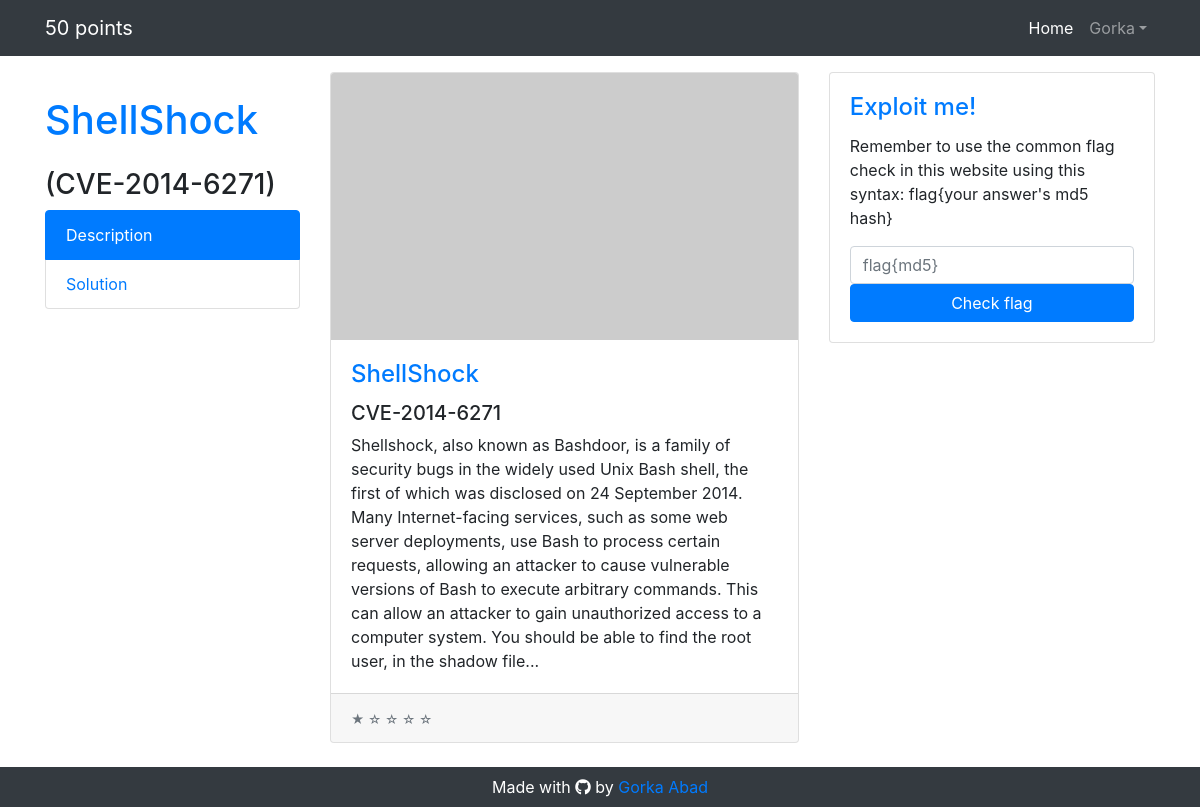
/index/container.php?cve=CVE-2014-6271 (signed in), run on the app's committed database.
### tables this page shows
CREATE TABLE `container` (
  `id_container` int(11) NOT NULL,
  `cve_container` varchar(45) NOT NULL,
  `name_container` varchar(100) NOT NULL,
  `description_container` varchar(1000) NOT NULL,
  `diff_container` float NOT NULL,
  `command_container` varchar(500) NOT NULL,
  `hash_container` varchar(250) NOT NULL,
  `image_container` varchar(100) DEFAULT NULL,
  `puntos_container` int(11) DEFAULT NULL
);

### index/loadContainers.php (called while the page is built, shortened)
<?php
include "../database.php";
if ($_SESSION["id"]) {
    $name = $_SESSION["name"];
    $points = $_SESSION["points"];
    $cve = $_GET["cve"];
    $tbl_name = "container";
    $conexion = new mysqli($host_db, $user_db, $pass_db, $db_name);
    $stmt = $conexion->prepare("SELECT * FROM $db_name.$tbl_name WHERE cve_container = ? ;");
    $stmt->bind_param("s", $cve);
    $stmt->execute();
    $result = $stmt->get_result();
    if ($result->num_rows > 0) {
        while ($row = $result->fetch_assoc()) {
            $container = $row;
        }
    }
} else {
    header("Location: /login.php");
}
?>

### database.php (called while the page is built, shortened)
<?php
$db_name = "";
?>

### index/container.php (the view, shortened to what this page needs)
<!DOCTYPE html>
<html lang="en">
<?php
include "./loadContainers.php";
?>
<head>
    <link href="./vendor/bootstrap/css/bootstrap.min.css" rel="stylesheet">
    <link rel="stylesheet" href="https://use.fontawesome.com/releases/v5.3.1/css/all.css"
>
    <link href="./css/shop-homepage.css" rel="stylesheet">
</head>
<body>
<?php include "./navigation.php" ?>
<div class="container">
    <div class="row">
        <div class="col-lg-3">
            <h1 class="my-4 text-primary">
                <?php echo($container["name_container"]); ?>
            </h1>
            <h3>
                <?php echo("(" . $container["cve_container"] . ")"); ?>
            </h3>
            <div class="list-group">
                <a href="#" class="list-group-item active">Description</a>
                <a href="#" class="list-group-item">Solution</a>
            </div>
        </div>
        <div class="col-lg-9">
            <div class="row">
                <div class="col-lg-7 col-md-6 mb-4">
                    <div class="card h-100">
                        <a href="#"><img class="card-img-top" src=<?php echo($container["image_container"]); ?>
                            alt=""></a>
                        <div class="card-body">
                            <h4 class="card-title">
                                <a href=<?php echo("container.php?cve=" . $container["cve_container"]); ?>>
                                    <?php echo($container["name_container"]); ?></a>
                            </h4>
                            <h5>
                                <?php echo($container["cve_container"]); ?>
                            </h5>
                            <p class="card-text">
                                <?php echo($container["description_container"]); ?>
                            </p>
                        </div>
                        <div class="card-footer">
                            <small class="text-muted">
                                <?php
                                $i = 0;
                                while ($i < $container["diff_container"]) {
                                    ?>
                                    &#9733;
                                    <?php
                                    $i++;
                                }
                                for ($a = 0; $a < (5 - $i); $a++) {
                                    ?>
                                    &#9734;
                                    <?php
                                }
                                ?>
                            </small>
                        </div>
                    </div>
                </div>
                <div class="col-lg-5 col-md-6 mb-4">
                    <div class="card h-45">
                        <div class="card-body">
                            <h4 class="card-title">
                                <?php
                                if ($container["command_container"] != "no") {
                                 ?>
                                    <a href=<?php echo $container["command_container"];?>> Exploit me!</a>
                                    <?php
                                }
                                ?>
                            </h4>
                            <p>Remember to use the common flag check in this website using this syntax:
                                flag{your answer's md5 hash}</p>
                            <form class="form-signin"
                                  action="./checkHash.php" method="GET">
                                <input id="flag" type="hash" name="flag" class="form-control" placeholder="flag{md5}"
                                       required="true"
                                       autofocus="">
                                <button id="botonFlag" class="btn btn-primary btn-block" type="submit">Check flag
                                </button>
                            </form>
                        </div>
                    </div>
                </div>
            </div>
        </div>
    </div>
</div>
</body>
</html>

### index/navigation.php (shortened to what this page needs)
<nav class="navbar navbar-expand-lg navbar-dark bg-dark fixed-top">
    <div class="container">
        <a class="navbar-brand" href="#">
            <?php echo $points; ?> points</a>
        <div class="collapse navbar-collapse" id="navbarResponsive">
            <ul class="navbar-nav ml-auto">
                <li class="nav-item active">
                    <a class="nav-link" href="./index.php">Home
                    </a>
                </li>
                <div class="dropdown ">
                    <ul class="nav nav-pills">
                        <li class="nav-item">
                            <a class="nav-link dropdown-toggle" role="button" id="dropdownMenuLink"
                               data-toggle="dropdown"
                               aria-haspopup="true" aria-expanded="false">
                                <?php echo $name; ?></a>
                    </ul>
                </div>
            </ul>
        </div>
    </div>
</nav>

### index/css/shop-homepage.css (style rules this page uses)
body { padding-top: 54px; }
@media (min-width: 992px) { body { padding-top: 56px; } }

### data on the page
container: name_container "ShellShock", cve_container "CVE-2014-6271", description_container "Shellshock, also known as Bashdoor, is a family of security bugs in the widely used Unix Bash shell, the first of which was disclosed on 24 September 2014. Many Internet-facing services, such as some web server deployments, use Bash to process certain requests, allowing an attacker to cause vulnerable versions of Bash to execute arbitrary commands. This can allow an attacker to gain unauthorized access to a computer system. You should be able to find the root user, in the shadow file...", diff_container 1 (drawn)

### other printed values
$points "50"
$name "Gorka"
